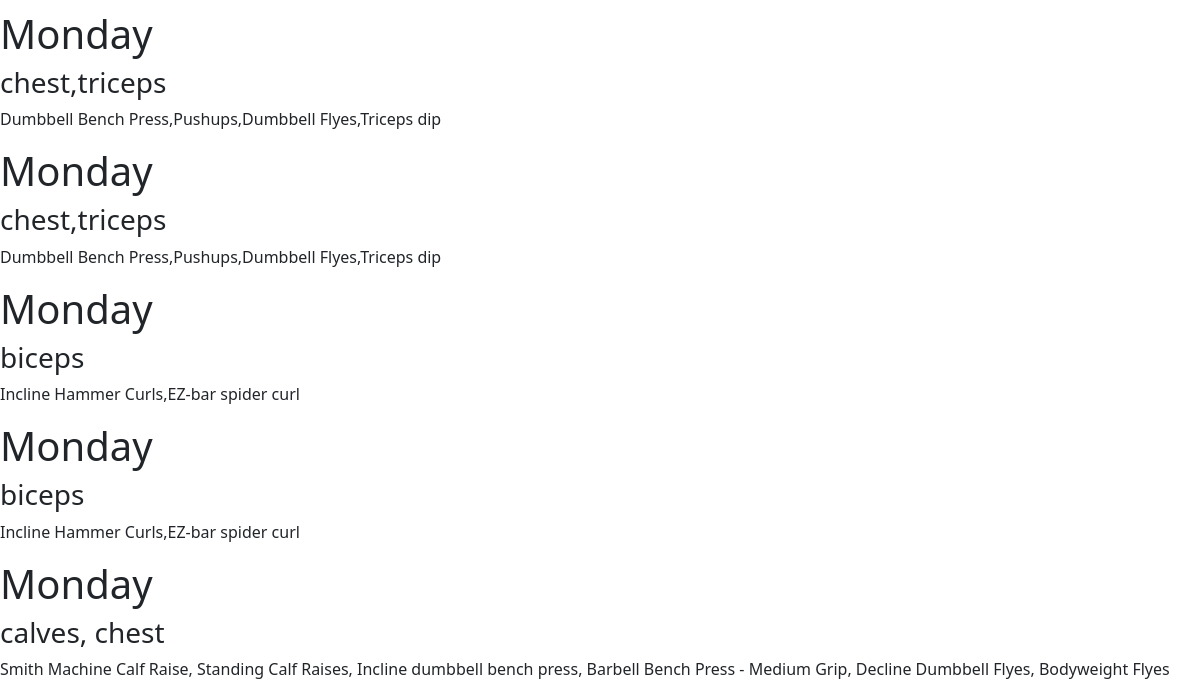
Before: /workout/my_workouts (lower part) with the older database file.
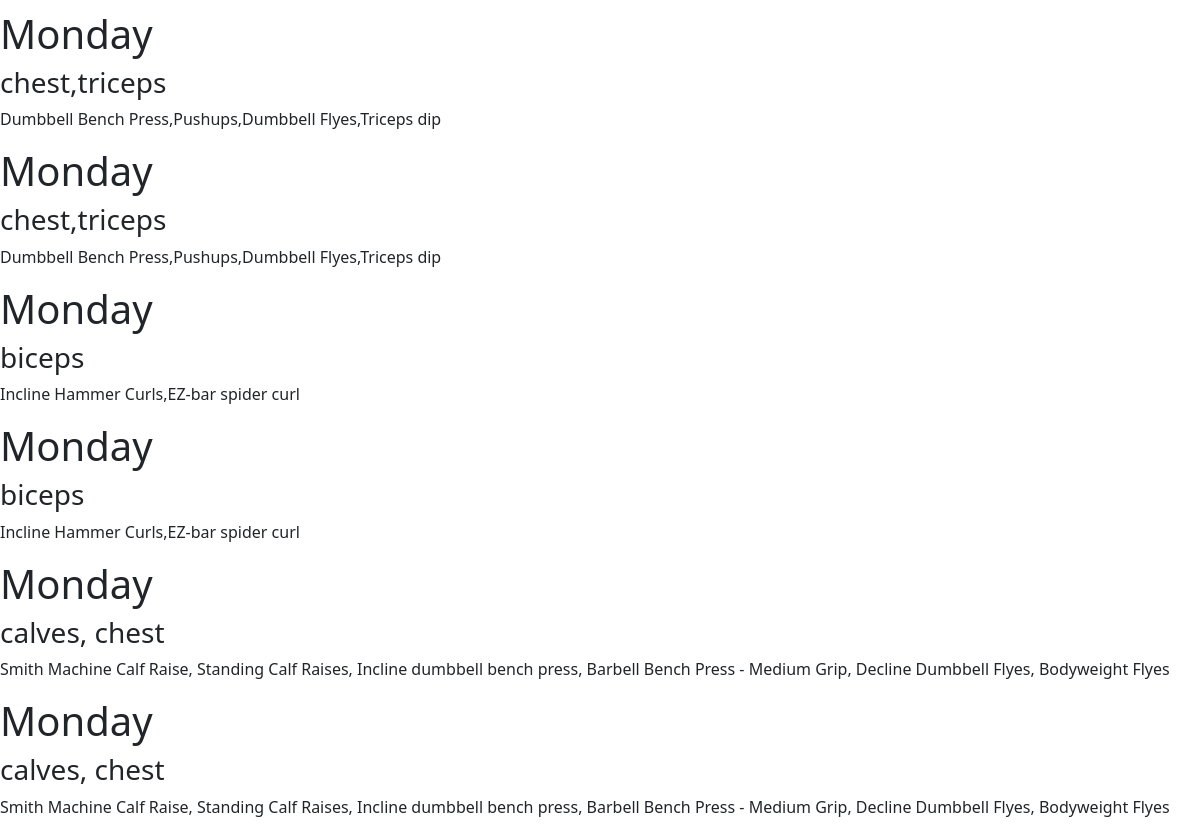
After: the same page with the newer database file.
### fitfuture/db_models.py (models this page shows)
class Workout(db.Model):
    id = db.Column(db.Integer, primary_key=True)
    workout_day = db.Column(db.String(50), nullable=False)
    muscle_groups = db.Column(db.String(200), nullable=False)
    workout_type = db.Column(db.String(200), nullable=False)
    user_id = db.Column(db.Integer, db.ForeignKey('user.id'), nullable=False)

### fitfuture/routes.py (the view)
@app.route('/workout/my_workouts')
def my_workouts():
    workouts = db.session.query(Workout).all()
    return render_template("my_workouts.html", workouts=workouts)

### fitfuture/templates/my_workouts.html (shortened to what this page needs)
{% extends "layout.html" %}
{% block content%}
    {% if not workouts %}
        <p>You have no workouts planned. Click <a>here</a> to plan your workout</p>
    {% else %}
        {% for workout in workouts %}
            <div>
                <h1>{{ workout.workout_day }}</h1>
                <h3>{{ workout.muscle_groups }}</h3>
                <p>{{ workout.workout_type }}</p>
            </div>
        {% endfor %}
    {% endif %}
{% endblock %}

Changed rows visible on the page:
added Workout: workout_day "Monday", muscle_groups "calves, chest", workout_type "Smith Machine Calf Raise, Standing Calf Raises, Incline dumbbell bench press, Barbell Bench Press - Medium Grip, Decline Dumbbell Flyes, Bodyweight Flyes"
